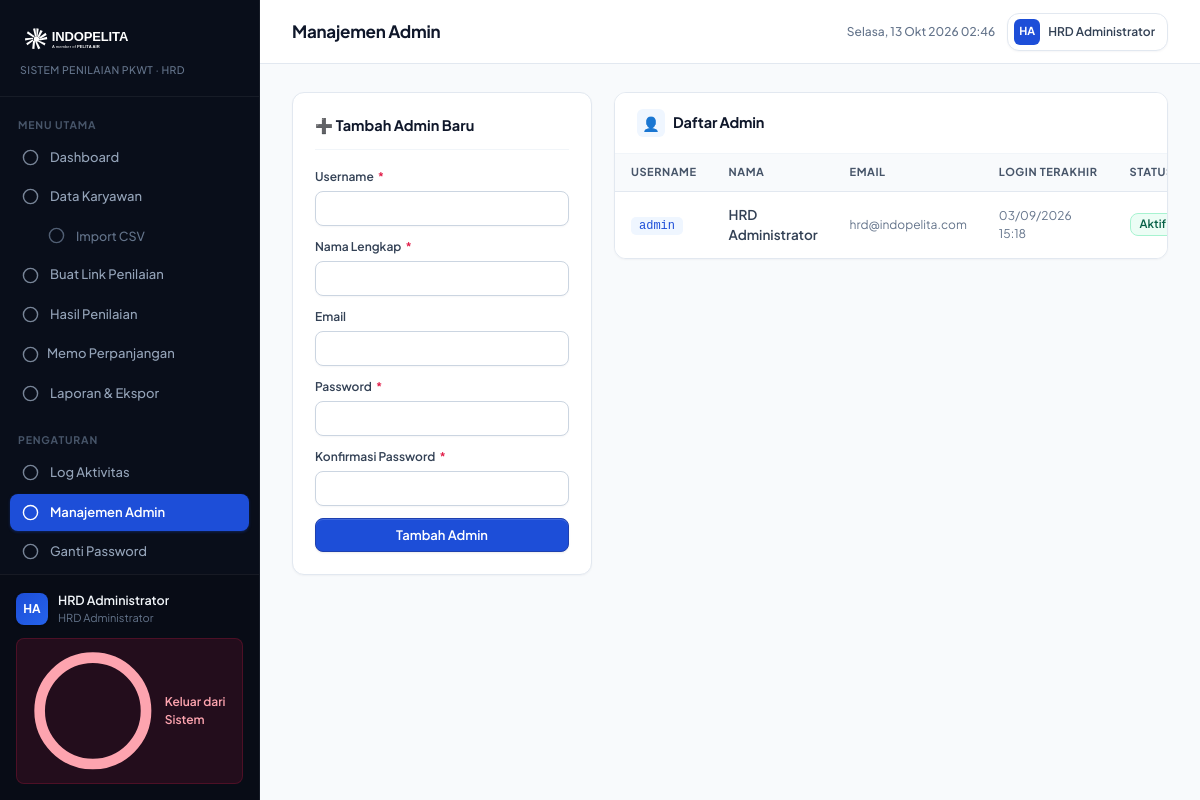
/admin/admin_mgmt.php (signed in), run on the app's committed database.
### tables this page shows
CREATE TABLE `hr_admin` (
  `id` int(11) NOT NULL AUTO_INCREMENT,
  `username` varchar(50) NOT NULL,
  `password_hash` varchar(255) NOT NULL,
  `nama_lengkap` varchar(100) NOT NULL,
  `email` varchar(100) DEFAULT NULL,
  `is_active` tinyint(1) DEFAULT 1,
  `last_login` datetime DEFAULT NULL,
  `created_at` timestamp NOT NULL DEFAULT current_timestamp(),
  PRIMARY KEY (`id`),
  UNIQUE KEY `username` (`username`)
);

### config.php (called while the page is built, shortened)
<?php
function e(string $s): string {
    return htmlspecialchars($s, ENT_QUOTES, 'UTF-8');
}

### admin/admin_mgmt.php (the view, shortened to what this page needs)
<?php
require_once __DIR__ . '/../config.php';
$db = db(); $msg = $err = '';
$admins=$db->query("SELECT * FROM hr_admin ORDER BY created_at ASC");
require_once __DIR__ . '/../includes/admin_header.php';
?>
<div style="display:grid;grid-template-columns:300px 1fr;gap:22px;align-items:flex-start;">
  <div class="form-card">
    <div class="form-card-header">➕ Tambah Admin Baru</div>
    <form method="POST">
      <div class="form-grid" style="gap:12px;">
        <div class="form-group"><label class="form-label">Username <span class="req">*</span></label><input type="text" name="username" class="form-control" required autocomplete="off"></div>
        <div class="form-group"><label class="form-label">Nama Lengkap <span class="req">*</span></label><input type="text" name="nama" class="form-control" required></div>
        <div class="form-group"><label class="form-label">Email</label><input type="email" name="email" class="form-control"></div>
        <div class="form-group"><label class="form-label">Password <span class="req">*</span></label><input type="password" name="password" class="form-control" required minlength="8"></div>
        <div class="form-group"><label class="form-label">Konfirmasi Password <span class="req">*</span></label><input type="password" name="confirm" class="form-control" required></div>
        <button type="submit" class="btn btn-primary btn-block">Tambah Admin</button>
      </div>
    </form>
  </div>
  <div class="card">
    <div class="card-header"><div class="card-title"><div class="card-title-icon">👤</div>Daftar Admin</div></div>
    <table class="tbl">
      <thead><tr><th>Username</th><th>Nama</th><th>Email</th><th>Login Terakhir</th><th>Status</th><th>Aksi</th></tr></thead>
      <tbody>
        <?php while($a=$admins->fetch_assoc()): $isSelf=$a['id']===$_SESSION['admin_id']; ?>
        <tr>
          <td>
            <code style="background:var(--blue-pale);padding:2px 8px;border-radius:5px;font-size:12px;color:var(--blue)"><?= e($a['username']) ?></code>
          </td>
          <td style="font-weight:600"><?= e($a['nama_lengkap']) ?></td>
          <td style="font-size:12px;color:var(--gray-500)"><?= e($a['email']??'-') ?></td>
          <td style="font-size:12px;color:var(--gray-500)"><?= $a['last_login']?date('d/m/Y H:i',strtotime($a['last_login'])):'Belum pernah' ?></td>
          <td><?= $a['is_active']?'<span class="badge badge-green">Aktif</span>':'<span class="badge badge-red">Nonaktif</span>' ?></td>
        </tr>
        <?php endwhile; ?>
      </tbody>
    </table>
  </div>
</div>
<?php require_once __DIR__ . '/../includes/admin_footer.php'; ?>

### data on the page
hr_admin: username "admin", nama_lengkap "HRD Administrator", email "hrd@indopelita.com", last_login "03/09/2026 15:18", is_active "Aktif"

### other printed values
$initials "HA"
$_SESSION['admin_nama'] "HRD Administrator"
$pageTitle "Manajemen Admin"
